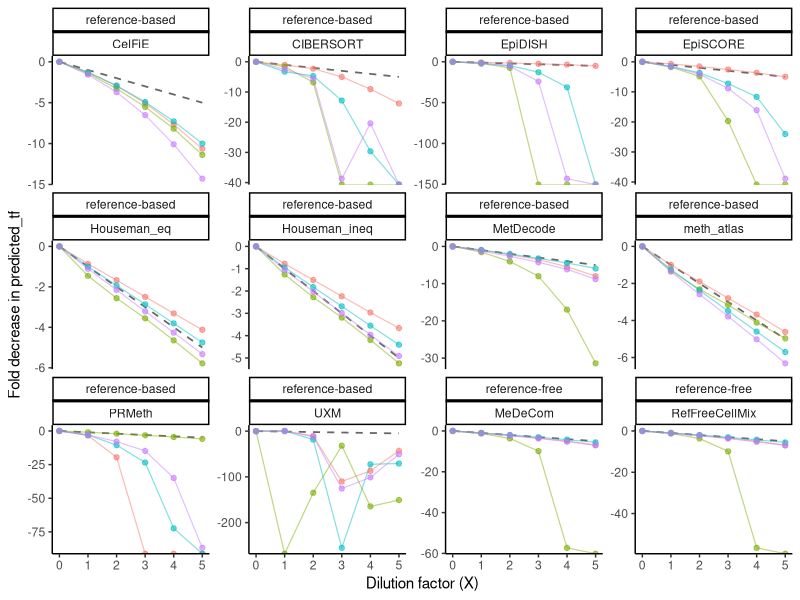
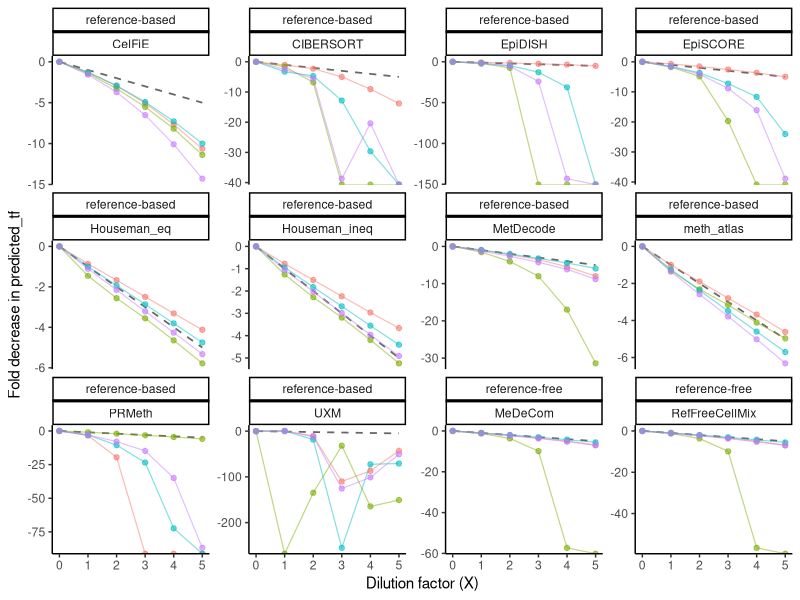

R code for these plots, in order:
## ---- chunk 1
# Don't change this if you git cloned the entire GitHub repository and you are working in the notebooks/ folder
knitr::opts_knit$set(root.dir = './')
## ---- chunk 2
library(ggpubr)
library(dplyr)
library(tidyverse)
## ---- chunk 3
df_refbased <- read.csv("../resources/merged_deconvolution_dilution_cfDNA.csv") %>%
  mutate(method = "reference-based")

df_refree <- read.csv("../resources/merged_deconvolution_refree_dilution_cfDNA.csv") %>%
  select(-regions) %>%
  mutate(method = "reference-free")

bench.res <- bind_rows(df_refbased, df_refree) %>%
  filter(!is.na(predicted_tf))
## ---- chunk 4
bench.res <- bench.res %>%
  mutate(dilution_factor = as.numeric(str_remove(dilution, "X")))

bench.res$dilution <- factor(bench.res$dilution, levels = paste0(0:5, "X"))
## ---- chunk 5
bench.res <- bench.res %>%
  mutate(dmr_tool_grp = coalesce(dmr_tool, "none"))

baseline_tf <- bench.res %>%
  filter(dilution_factor == 0) %>%
  select(sample, deconv_tool, dmr_tool_grp, baseline_predicted_tf = predicted_tf)

rel_decrease <- bench.res %>%
  left_join(baseline_tf, by = c("sample", "deconv_tool", "dmr_tool_grp")) %>%
  filter(!is.na(baseline_predicted_tf)) %>%
  mutate(relative_decrease = 1 - (baseline_predicted_tf / predicted_tf))
## ---- chunk 6
expected_curve <- data.frame(dilution_factor = 0:5) %>%
  mutate(relative_decrease = -dilution_factor)  # -1 per dilution step, i.e. halving of predicted_tf at each level

p4 <- ggplot(rel_decrease, aes(x = dilution_factor, y = relative_decrease, color = sample, group = interaction(sample, dmr_tool_grp))) +
  geom_line(data = expected_curve, aes(x = dilution_factor, y = relative_decrease), inherit.aes = FALSE, linetype = "dashed", color = "grey40", linewidth = 0.6) +
  geom_line(alpha = 0.5, linewidth = 0.4) +
  geom_point(alpha = 0.6, size = 1.5) +
  scale_x_continuous(breaks = 0:5) +
  facet_wrap(~ method + deconv_tool, scales = "free_y") +
  labs(x = "Dilution factor (X)", y = "Fold decrease in predicted_tf", color = "Sample") +
  theme_classic() +
  theme(legend.position = "none")
p4
## ---- chunk 7
ggsave(paste0(output_dir, "/fold_decrease_predicted_tf_per_tool.pdf"), p4, width = 14, height = 9)
